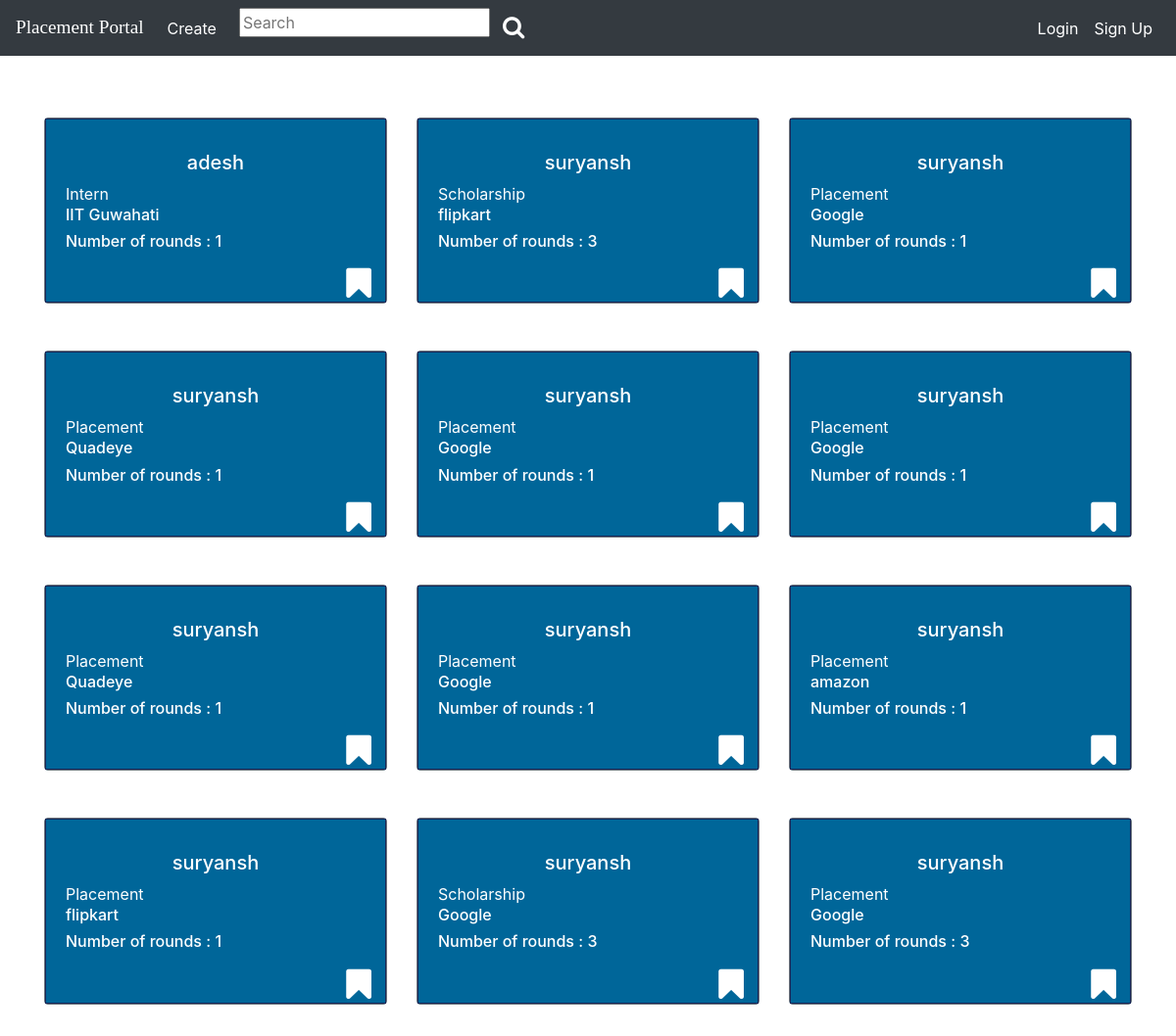
The page / on the database its author committed.
### experience/models.py (models this page shows)
class Experience(models.Model):
    user=models.ForeignKey(User, on_delete=models.CASCADE, related_name='experiences', null=False)
    company=models.CharField(max_length=50, blank=False, null=False)
    experience_type=models.CharField(max_length=30, blank=False, choices=EXTYPE)
    recruitement_process=models.IntegerField(blank=False)

### PlacementPortal/views.py (the view)
# urls.py: 2. Add a URL to urlpatterns:  path('', Home.as_view(), name='home')
def Home(request):
    context={}
    experiences=Experience.objects.all()
    flag=[]
    if request.user.is_authenticated:
        for exp in experiences:
            aux=Bookmark.objects.all().filter(experience=exp).filter(user=request.user)
            if len(aux) == 0:
                flag.append(0)
            else :
                flag.append(1)
    else:
        for exp in experiences:
            flag.append(0)
    context['experiences']=zip(experiences, flag)
    context['form']=BookmarkForm()
    context['searchform']=SearchForm()
    return render(request, 'experience/home.html', context)

### experience/forms.py
class BookmarkForm(forms.ModelForm):
    class Meta():
        model=Bookmark
        fields=[]

class SearchForm(forms.Form):
    pattern=forms.CharField(max_length=25, required=False, label="", widget=forms.TextInput(attrs={'placeholder':'Search'}))
    class Meta():
        widgets = {
            'pattern' : forms.Textarea(attrs={'width':30})
        }

### template/experience/home.html (shortened to what this page needs)
{% load crispy_forms_tags %}
<!doctype html>
<html lang="en">
  <head>
    <link rel="stylesheet" href="https://stackpath.bootstrapcdn.com/bootstrap/4.4.1/css/bootstrap.min.css">
    <link rel="stylesheet" href="path/to/font-awesome/css/font-awesome.min.css">
    <link href="https://maxcdn.bootstrapcdn.com/font-awesome/4.2.0/css/font-awesome.min.css" rel="stylesheet">
  </head>
  <body>
    <nav class="navbar fixed-top navbar-expand-lg navbar-dark bg-dark">
      <a class="navbar-brand" style="font-family:'Monoton', cursive; font-size:1.2em;" href="{% url 'home' %}">Placement Portal</a>
      <ul class='navbar-nav mx-auto'>
        <li class="nav-item active"><a class="nav-link" href="{% url 'experience:create_experience' %}">Create</a></li>
      </ul>
      <div class="col-sm-3 col-md-4">
        <form action={% url 'experience:search_experience' %} method="post" class="navbar-form">
        <div class="input-group">
            <div value={{searchvalue}}>
              {{searchform.pattern}}
            </div>
            <div class="input-group-btn">
              <button class="btn" type="submit"><i class="fa fa-search" aria-hidden="true" style="font-size:24px;color:white"></i></button>
            </div>
        </div>
        </form>
        </div>
      <div class="collapse navbar-collapse" id="navbarSupportedContent">
        <ul class="navbar-nav ml-auto">
          {% if user.is_authenticated %}
          <li class="nav-item active">
            <a class="nav-link" href="#" id="navbarDropdown" role="button" data-toggle="dropdown" aria-haspopup="true" aria-expanded="false">
              {{request.user.username}}
            </a>
          </li>
          <li class="nav-item active">
            <a class="nav-link" href="{% url 'account:user_logout' %}">Logout<span class="sr-only">(current)</span></a>
          </li>
          {% else %}
          <li class="nav-item active">
            <a class="nav-link" href="{% url 'account:user_login' %}">Login<span class="sr-only">(current)</span></a>
          </li>
          <li class="nav-item active">
            <a class="nav-link" href="{% url 'account:user_signup' %}">Sign Up<span class="sr-only">(current)</span></a>
          </li>
          {% endif %}
        </ul>
      </div>
    </nav>
    <br><br><br><br>
<br>
    <div class="col-md-12">
      <div class="container">
        <div class="row">
          <div class="card-group ">
          {% for experience, f in experiences %}
            <div class="col-md-4">
              <div class="card text-white border-secondary mx-auto mb-5 w-100" style='background-color:rgb(0, 102, 153); '>
                  <div class="card-body" style='border: 1px solid rgb(23, 38, 87) '>
                    <div class="card-text">
                      <h5 style="text-align:center">{{experience.user.username}}</h5>
                      <div >
                        <h8 style="text-align:left"> {{experience.experience_type}}
                          <span><h6> {{experience.company}}</h6></span></h8>
                      </div>
                      <h6>Number of rounds : {{experience.recruitement_process}}</h6>
                      {% if f == 1 %}
                        <form action={% url 'experience:bookmark_experience' experience.pk %} method="post">
                          {% csrf_token %}
                          {{form}}
                          <div style="position: absolute; right: 2px;">
                            <button class="btn" type="submit"><i class="fa fa-bookmark" aria-hidden="true" style="font-size:30px;color:yellow"></i></button>
                          </div>
                        </form>
                      {% else %}
                        <form action={% url 'experience:bookmark_experience' experience.pk %} method="post">
                          <div style="position: absolute; right: 2px;">
                            <button class="btn" type="submit"><i class="fa fa-bookmark" aria-hidden="true" style="font-size:36px;color:white"></i></button>
                          </div>
                        </form>
                      {% endif %}
                      <br>
                    </div>
                  </div>
              </div>
            </div>
          {% endfor %}
          </div>
        </div>
      </div>
  </body>
</html>

### rows shown on the page
Experience: user.username "adesh", experience_type "Intern", company "IIT Guwahati", recruitement_process "1"
Experience: user.username "suryansh", experience_type "Scholarship", company "flipkart", recruitement_process "3"
Experience: user.username "suryansh", experience_type "Placement", company "Google", recruitement_process "1"
Experience: user.username "suryansh", experience_type "Placement", company "Quadeye", recruitement_process "1"
Experience: user.username "suryansh", experience_type "Placement", company "Google", recruitement_process "1"
Experience: user.username "suryansh", experience_type "Placement", company "Google", recruitement_process "1"
Experience: user.username "suryansh", experience_type "Placement", company "Quadeye", recruitement_process "1"
Experience: user.username "suryansh", experience_type "Placement", company "Google", recruitement_process "1"
Experience: user.username "suryansh", experience_type "Placement", company "amazon", recruitement_process "1"
Experience: user.username "suryansh", experience_type "Placement", company "flipkart", recruitement_process "1"
Experience: user.username "suryansh", experience_type "Scholarship", company "Google", recruitement_process "3"
Experience: user.username "suryansh", experience_type "Placement", company "Google", recruitement_process "3"
